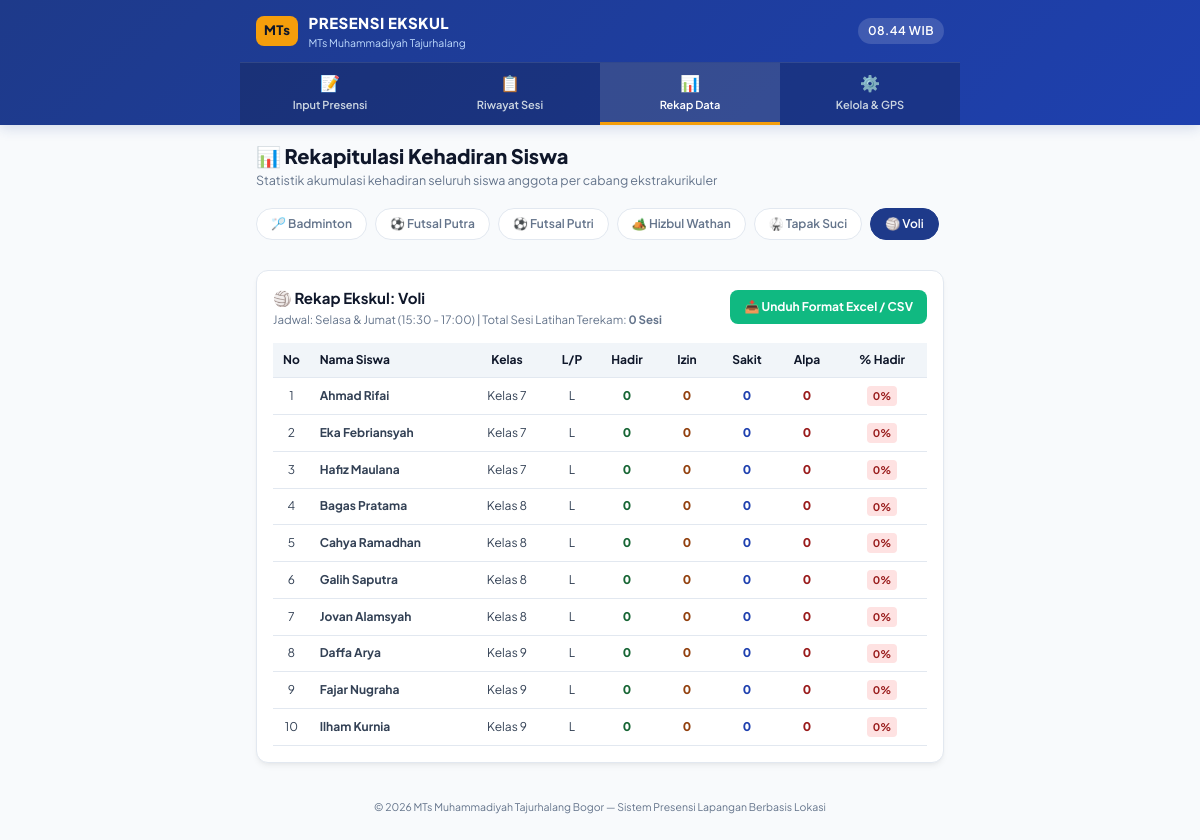
The app's page /rekap with its own data.
### tables this page shows
CREATE TABLE ekskul (
        id INTEGER PRIMARY KEY AUTOINCREMENT,
        nama TEXT UNIQUE NOT NULL,
        kategori TEXT,
        icon TEXT,
        hari_latihan TEXT,
        jam_latihan TEXT,
        pelatih_default TEXT
    );

CREATE TABLE siswa (
        id INTEGER PRIMARY KEY AUTOINCREMENT,
        ekskul_id INTEGER NOT NULL,
        nama TEXT NOT NULL,
        kelas TEXT NOT NULL,
        nisn TEXT,
        jenis_kelamin TEXT,
        status_aktif INTEGER DEFAULT 1,
        FOREIGN KEY (ekskul_id) REFERENCES ekskul(id)
    );

### app.py (the view)
@app.route('/rekap')
def rekap():
    ekskul_id = request.args.get('ekskul_id', type=int) or 1
    conn = get_db()
    ekskul = conn.execute("SELECT * FROM ekskul WHERE id = ?", (ekskul_id,)).fetchone()
    ekskul_list = conn.execute("SELECT * FROM ekskul ORDER BY nama ASC").fetchall()
    rekap_siswa = conn.execute("""
    SELECT sw.id, sw.nama, sw.kelas, sw.jenis_kelamin,
           COUNT(ps.id) as total_sesi,
           SUM(CASE WHEN ps.status_kehadiran = 'Hadir' THEN 1 ELSE 0 END) as hadir,
           SUM(CASE WHEN ps.status_kehadiran = 'Izin' THEN 1 ELSE 0 END) as izin,
           SUM(CASE WHEN ps.status_kehadiran = 'Sakit' THEN 1 ELSE 0 END) as sakit,
           SUM(CASE WHEN ps.status_kehadiran = 'Alpa' THEN 1 ELSE 0 END) as alpa
    FROM siswa sw
    LEFT JOIN presensi_siswa ps ON sw.id = ps.siswa_id
    WHERE sw.ekskul_id = ? AND sw.status_aktif = 1
    GROUP BY sw.id
    ORDER BY sw.kelas ASC, sw.nama ASC
    """, (ekskul_id,)).fetchall()
    total_latihan = conn.execute("SELECT COUNT(*) FROM sesi_latihan WHERE ekskul_id = ?", (ekskul_id,)).fetchone()[0]
    conn.close()
    return render_template('rekap.html',
                           ekskul=ekskul,
                           ekskul_list=ekskul_list,
                           rekap_siswa=rekap_siswa,
                           total_latihan=total_latihan)

### database.py (called while the page is built)
def get_db():
    conn = sqlite3.connect(DB_PATH)
    conn.row_factory = sqlite3.Row
    return conn

### templates/rekap.html (shortened to what this page needs)
{% extends 'base.html' %}
{% block content %}
<div class="screen-wrapper">
    <div class="page-title-box">
        <h1 class="page-heading">📊 Rekapitulasi Kehadiran Siswa</h1>
        <p class="page-subheading">Statistik akumulasi kehadiran seluruh siswa anggota per cabang ekstrakurikuler</p>
    </div>
    <div class="filter-pills-scroll">
        {% for e in ekskul_list %}
        <a href="/rekap?ekskul_id={{ e.id }}" class="pill-filter {% if ekskul.id == e.id %}active{% endif %}">
            {{ e.icon }} {{ e.nama }}
        </a>
        {% endfor %}
    </div>
    <div class="card rekap-summary-card">
        <div class="rekap-header-row">
            <div>
                <h2 class="card-title">{{ ekskul.icon }} Rekap Ekskul: {{ ekskul.nama }}</h2>
                <p class="card-desc">Jadwal: {{ ekskul.hari_latihan }} ({{ ekskul.jam_latihan }}) | Total Sesi Latihan Terekam: <b>{{ total_latihan }} Sesi</b></p>
            </div>
            <a href="/export-csv/{{ ekskul.id }}" class="btn-export-csv">
                📥 Unduh Format Excel / CSV
            </a>
        </div>
        <div class="table-responsive" style="margin-top: 15px;">
            <table class="data-table">
                <thead>
                    <tr>
                        <th style="width: 35px; text-align: center;">No</th>
                        <th>Nama Siswa</th>
                        <th style="text-align: center; width: 80px;">Kelas</th>
                        <th style="text-align: center; width: 50px;">L/P</th>
                        <th style="text-align: center; width: 60px;">Hadir</th>
                        <th style="text-align: center; width: 60px;">Izin</th>
                        <th style="text-align: center; width: 60px;">Sakit</th>
                        <th style="text-align: center; width: 60px;">Alpa</th>
                        <th style="text-align: center; width: 90px;">% Hadir</th>
                    </tr>
                </thead>
                <tbody>
                    {% for r in rekap_siswa %}
                    {% set total_sesi_siswa = (r.hadir or 0) + (r.izin or 0) + (r.sakit or 0) + (r.alpa or 0) %}
                    {% set pct = ((r.hadir or 0) / (total_sesi_siswa if total_sesi_siswa > 0 else 1) * 100)|round(1) if total_sesi_siswa > 0 else 0 %}
                    <tr>
                        <td style="text-align: center;">{{ loop.index }}</td>
                        <td><b>{{ r.nama }}</b></td>
                        <td style="text-align: center;">{{ r.kelas }}</td>
                        <td style="text-align: center;">{{ r.jenis_kelamin }}</td>
                        <td style="text-align: center;"><span class="num-hadir">{{ r.hadir or 0 }}</span></td>
                        <td style="text-align: center;"><span class="num-izin">{{ r.izin or 0 }}</span></td>
                        <td style="text-align: center;"><span class="num-sakit">{{ r.sakit or 0 }}</span></td>
                        <td style="text-align: center;"><span class="num-alpa">{{ r.alpa or 0 }}</span></td>
                        <td style="text-align: center;">
                            <span class="badge-tag {% if pct >= 75 %}tag-green{% elif pct >= 50 %}tag-yellow{% else %}tag-red{% endif %}">
                                {{ pct }}%
                            </span>
                        </td>
                    </tr>
                    {% endfor %}
                </tbody>
            </table>
        </div>
    </div>
</div>
{% endblock %}

### static/style.css (style rules this page uses)
:root { --primary: #1E3A8A; --primary-light: #3B82F6; --secondary: #0D9488; --accent: #F59E0B; --success: #10B981; --danger: #EF4444; --dark: #0F172A; --text: #334155; --muted: #64748B; --bg-app: #F8FAFC; --card-bg: #FFFFFF; --border: #E2E8F0; --radius: 12px; --shadow: 0 4px 6px -1px rgba(0, 0, 0, 0.05), 0 2px 4px -2px rgba(0, 0, 0, 0.05); }
* { box-sizing: border-box; margin: 0; padding: 0; -webkit-tap-highlight-color: transparent; }
body { font-family: 'Plus Jakarta Sans', -apple-system, BlinkMacSystemFont, "Segoe UI", Roboto, sans-serif; background-color: var(--bg-app); color: var(--text); line-height: 1.5; padding-bottom: 40px; }
.screen-wrapper { display: flex; flex-direction: column; gap: 14px; }
.page-title-box { margin-bottom: 4px; }
.page-heading { font-size: 20px; font-weight: 800; color: var(--dark); }
.page-subheading { font-size: 12.5px; color: var(--muted); }
.card { background: var(--card-bg); border-radius: var(--radius); padding: 16px; border: 1px solid var(--border); box-shadow: var(--shadow); }
.card-title { font-size: 15px; font-weight: 700; color: var(--dark); }
.card-desc { font-size: 11.5px; color: var(--muted); margin-top: 2px; }
.filter-pills-scroll { display: flex; gap: 8px; overflow-x: auto; padding-bottom: 6px; margin-bottom: 10px; }
.pill-filter { white-space: nowrap; padding: 6px 14px; border-radius: 20px; font-size: 12px; font-weight: 600; text-decoration: none; background: #FFFFFF; color: var(--muted); border: 1px solid var(--border); transition: all 0.2s; }
.pill-filter.active { background: var(--primary); color: white; border-color: var(--primary); }
.badge-tag { display: inline-block; padding: 2px 6px; border-radius: 4px; font-size: 10.5px; font-weight: 700; }
.tag-red { background: #FEE2E2; color: #991B1B; }
.table-responsive { overflow-x: auto; }
.data-table { width: 100%; border-collapse: collapse; font-size: 12px; }
.data-table th, .data-table td { padding: 8px 10px; border-bottom: 1px solid var(--border); }
.data-table th { background: #F1F5F9; color: var(--dark); font-weight: 700; text-align: left; }
.num-hadir { font-weight: 800; color: #166534; }
.num-izin { font-weight: 800; color: #92400E; }
.num-sakit { font-weight: 800; color: #1E40AF; }
.num-alpa { font-weight: 800; color: #991B1B; }
.rekap-header-row { display: flex; justify-content: space-between; align-items: center; flex-wrap: wrap; gap: 10px; }
.btn-export-csv { background: #10B981; color: white; padding: 8px 14px; border-radius: 8px; text-decoration: none; font-size: 12px; font-weight: 700; display: inline-flex; align-items: center; gap: 6px; }

### records on screen
ekskul: icon "🏸", nama "Badminton"
ekskul: icon "⚽", nama "Futsal Putra"
ekskul: icon "⚽", nama "Futsal Putri"
ekskul: icon "🏕️", nama "Hizbul Wathan"
ekskul: icon "🥋", nama "Tapak Suci"
ekskul: icon "🏐", nama "Voli", hari_latihan "Selasa & Jumat", jam_latihan "15:30 - 17:00"
siswa: nama "Ahmad Rifai", kelas "Kelas 7", jenis_kelamin "L", hadir "0", izin "0", sakit "0", alpa "0", pct "0"
siswa: nama "Eka Febriansyah", kelas "Kelas 7", jenis_kelamin "L", hadir "0", izin "0", sakit "0", alpa "0", pct "0"
siswa: nama "Hafiz Maulana", kelas "Kelas 7", jenis_kelamin "L", hadir "0", izin "0", sakit "0", alpa "0", pct "0"
siswa: nama "Bagas Pratama", kelas "Kelas 8", jenis_kelamin "L", hadir "0", izin "0", sakit "0", alpa "0", pct "0"
siswa: nama "Cahya Ramadhan", kelas "Kelas 8", jenis_kelamin "L", hadir "0", izin "0", sakit "0", alpa "0", pct "0"
siswa: nama "Galih Saputra", kelas "Kelas 8", jenis_kelamin "L", hadir "0", izin "0", sakit "0", alpa "0", pct "0"
siswa: nama "Jovan Alamsyah", kelas "Kelas 8", jenis_kelamin "L", hadir "0", izin "0", sakit "0", alpa "0", pct "0"
siswa: nama "Daffa Arya", kelas "Kelas 9", jenis_kelamin "L", hadir "0", izin "0", sakit "0", alpa "0", pct "0"
siswa: nama "Fajar Nugraha", kelas "Kelas 9", jenis_kelamin "L", hadir "0", izin "0", sakit "0", alpa "0", pct "0"
siswa: nama "Ilham Kurnia", kelas "Kelas 9", jenis_kelamin "L", hadir "0", izin "0", sakit "0", alpa "0", pct "0"

### other values on screen
{{ total_latihan }} "0"
